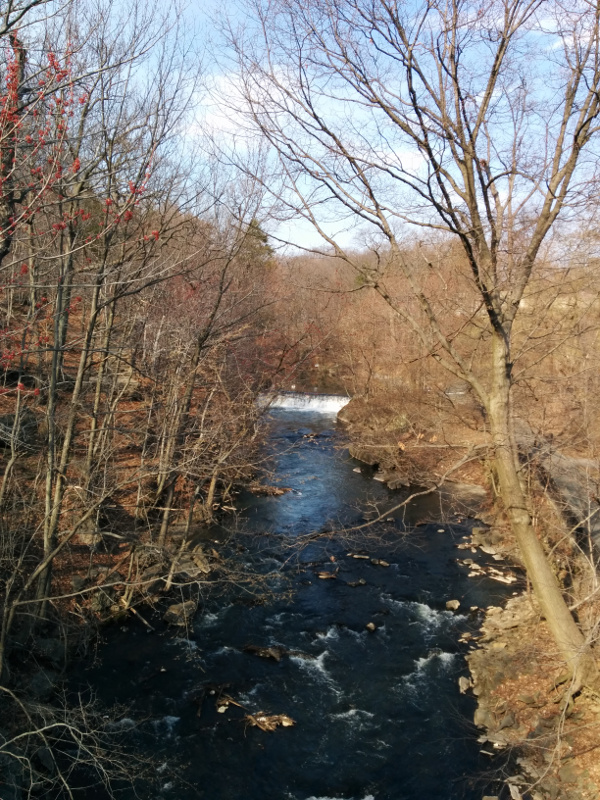
#> input picture ch13/tree.jpg, 600 x 800 px
$ python code13.6.py
#> lines starting #> are read from the running program, lines starting #| are printed output that depends on the picture
import numpy as np
import matplotlib.pyplot as plt
plt.rcParams['font.sans-serif'] = \
    [ 'Microsoft YaHei','Adobe Heiti Std','SimHei']
from sklearn.cluster import KMeans
from sklearn.utils import shuffle
from PIL import Image

# 从 https://github.com/PacktPublishing/Mastering-Machine-Learning-with-scikit-learn-Second-Edition/tree/master/chapter13 下载
original_img = np.array(Image.open('tree.jpg'), dtype=np.float64) / 255
original_dimensions = tuple(original_img.shape)
#> original_dimensions = (800, 600, 3)

width, height, depth = original_dimensions
#> width = 800; height = 600; depth = 3
# 扁平化图片
image_flattened = np.reshape(original_img, (width * height, depth))

image_array_sample = shuffle(image_flattened, random_state = 0)[:1000]
#> image_array_sample = 1000 rows, first 8: [0.502, 0.412, 0.286], [0.725, 0.769, 0.839], [0.0431, 0.0941, 0.118], [0.741, 0.725, 0.682], [0.412, 0.294, 0.145], [0.302, 0.243, 0.153], [0.702, 0.557, 0.443], [0.345, 0.271, 0.216]
estimator = KMeans(n_clusters = 64, random_state = 0)
estimator.fit(image_array_sample)

# 为每个像素分配到不同聚类
cluster_assignments = estimator.predict(image_flattened)

# 压缩图片
compressed_palette = estimator.cluster_centers_
compressed_img = np.zeros((width, height, compressed_palette.shape[1]))
label_idx = 0

for i in range(width):
    for j in range(height):
        compressed_img[i][j] = \
            compressed_palette[cluster_assignments[label_idx]]
        label_idx += 1
#> after the loop, label_idx = 480000

plt.subplot(121)
plt.title('原始图片', fontsize = 24)
plt.imshow(original_img)
plt.axis('off')
plt.subplot(122)
plt.title('压缩图片', fontsize = 24)
plt.imshow(compressed_img)
plt.axis('off')
plt.show()
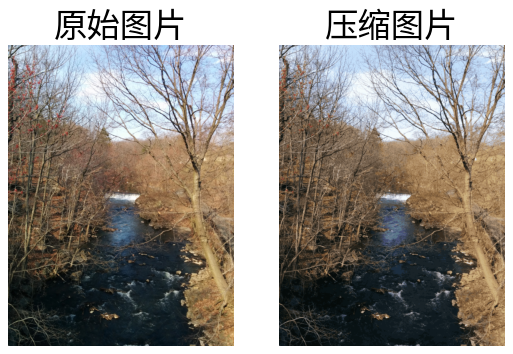
#> figure drawn by matplotlib, 2 panels

# Image.fromarray((compressed_img*255).astype(np.uint8)).save('compressed.jpg')
